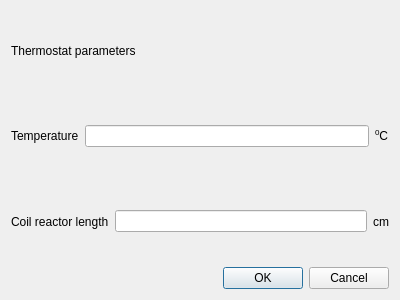
<?xml version="1.0" encoding="UTF-8"?>
<ui version="4.0">
 <class>reactorDialog</class>
 <widget class="QDialog" name="reactorDialog">
  <property name="geometry">
   <rect>
    <x>0</x>
    <y>0</y>
    <width>400</width>
    <height>300</height>
   </rect>
  </property>
  <property name="windowTitle">
   <string>Dialog</string>
  </property>
  <layout class="QVBoxLayout" name="verticalLayout">
   <item>
    <widget class="QLabel" name="label">
     <property name="text">
      <string>Thermostat parameters</string>
     </property>
    </widget>
   </item>
   <item>
    <layout class="QHBoxLayout" name="horizontalLayout">
     <item>
      <widget class="QLabel" name="label_2">
       <property name="text">
        <string>Temperature</string>
       </property>
      </widget>
     </item>
     <item>
      <widget class="QLineEdit" name="temperLineEdit"/>
     </item>
     <item>
      <widget class="QLabel" name="label_4">
       <property name="text">
        <string>&lt;html&gt;&lt;head/&gt;&lt;body&gt;&lt;p&gt;&lt;span style=&quot; vertical-align:super;&quot;&gt;0&lt;/span&gt;C&lt;/p&gt;&lt;/body&gt;&lt;/html&gt;</string>
       </property>
      </widget>
     </item>
    </layout>
   </item>
   <item>
    <layout class="QHBoxLayout" name="horizontalLayout_2">
     <item>
      <widget class="QLabel" name="label_3">
       <property name="text">
        <string>Coil reactor length</string>
       </property>
      </widget>
     </item>
     <item>
      <widget class="QLineEdit" name="coilLineEdit"/>
     </item>
     <item>
      <widget class="QLabel" name="label_5">
       <property name="text">
        <string>cm</string>
       </property>
      </widget>
     </item>
    </layout>
   </item>
   <item>
    <layout class="QHBoxLayout" name="horizontalLayout_3">
     <item>
      <spacer name="horizontalSpacer">
       <property name="orientation">
        <enum>Qt::Horizontal</enum>
       </property>
       <property name="sizeHint" stdset="0">
        <size>
         <width>40</width>
         <height>20</height>
        </size>
       </property>
      </spacer>
     </item>
     <item>
      <widget class="QPushButton" name="okButton">
       <property name="text">
        <string>OK</string>
       </property>
      </widget>
     </item>
     <item>
      <widget class="QPushButton" name="cancelButton">
       <property name="text">
        <string>Cancel</string>
       </property>
      </widget>
     </item>
    </layout>
   </item>
  </layout>
 </widget>
 <resources/>
 <connections/>
</ui>
